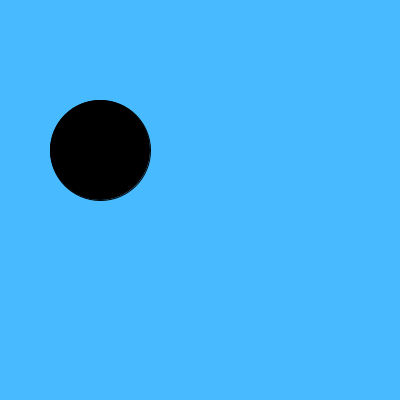
Frame 1 (no input)
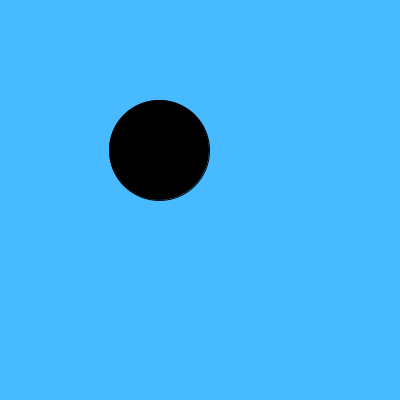
Frame 60 (the mouse pressed at the canvas centre just before this capture)
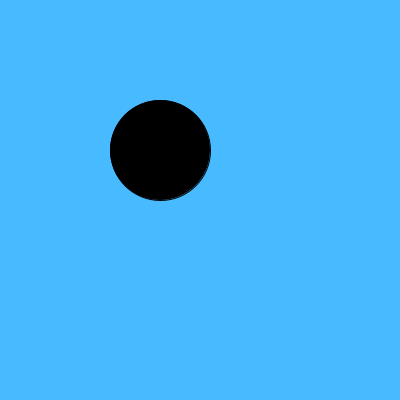
Frame 120 (the mouse held since frame 60 and released just before this capture)

The Processing sketch that drew these frames (run headless with seeded random() and noise(); from frame 60 on, the mouse is pressed at the canvas centre):

// Processing sketch: processing_172654
// ── processing_172654.pde

boolean moving=true;
int circleX = 100;
int circleY = 150;
void setup(){
  size(400,400);
}


void draw(){
  background(#48BAFF);
  stroke(0);
  fill(0);
  ellipse(circleX,circleY,100,100);
  
  if (moving) circleX = circleX + 1;
}

void mousePressed() {
  moving=false;
  

}
  
